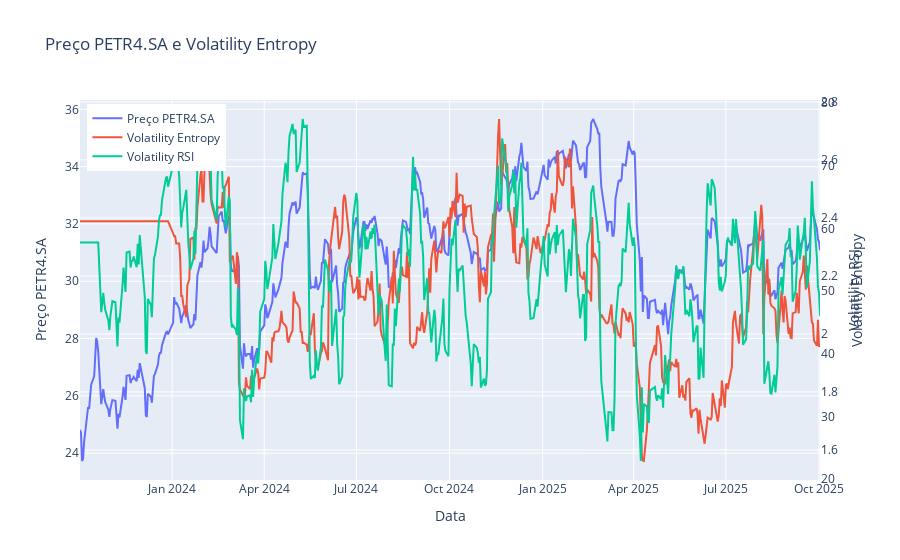

Source (notebook cell):
### Code cell
import plotly.graph_objects as go

fig = go.Figure()

fig.add_trace(go.Scatter(
    y=data["Close"]["PETR4.SA"],
    x=data.index,
    name="Preço PETR4.SA",
    yaxis="y1"
))

fig.add_trace(go.Scatter(
    x=data.index,
    y=vol_ent,
    name="Volatility Entropy",
    yaxis="y2"
))

fig.add_trace(go.Scatter(
    x=data.index,
    y=vol_rsi,
    name="Volatility RSI",
    yaxis="y3"
))


fig.update_layout(
    yaxis3=dict(
        title="Volatility RSI",
        anchor="free",
        overlaying="y",
        side="right",
        position=1.0,
        showgrid=False
    )
)

fig.update_layout(
    title="Preço PETR4.SA e Volatility Entropy",
    xaxis_title="Data",
    yaxis=dict(title="Preço PETR4.SA"),
    yaxis2=dict(title="Volatility Entropy", overlaying="y", side="right"),
    legend=dict(x=0.01, y=0.99)
)

fig.show(fig_type="png")

### Figure 1 — Plotly figure (JSON) as saved in the notebook; plotly's stock layout.template omitted (floating-point values rounded to 4 significant figures; data arrays with more than 128 entries replaced by an {"elided": "..."} marker saying what was removed)
{"data": [{"name": "Preço PETR4.SA", "type": "scatter", "x": {"elided": "501 str values"}, "y": {"elided": "501 float values"}, "yaxis": "y"}, {"name": "Volatility Entropy", "type": "scatter", "x": {"elided": "501 str values"}, "y": {"elided": "500 float values"}, "yaxis": "y2"}, {"name": "Volatility RSI", "type": "scatter", "x": {"elided": "501 str values"}, "y": {"elided": "501 float values"}, "yaxis": "y3"}], "layout": {"legend": {"x": 0.01, "y": 0.99}, "title": {"text": "Preço PETR4.SA e Volatility Entropy"}, "xaxis": {"title": {"text": "Data"}}, "yaxis": {"title": {"text": "Preço PETR4.SA"}}, "yaxis2": {"overlaying": "y", "side": "right", "title": {"text": "Volatility Entropy"}}, "yaxis3": {"anchor": "free", "overlaying": "y", "position": 1, "showgrid": false, "side": "right", "title": {"text": "Volatility RSI"}}}}
